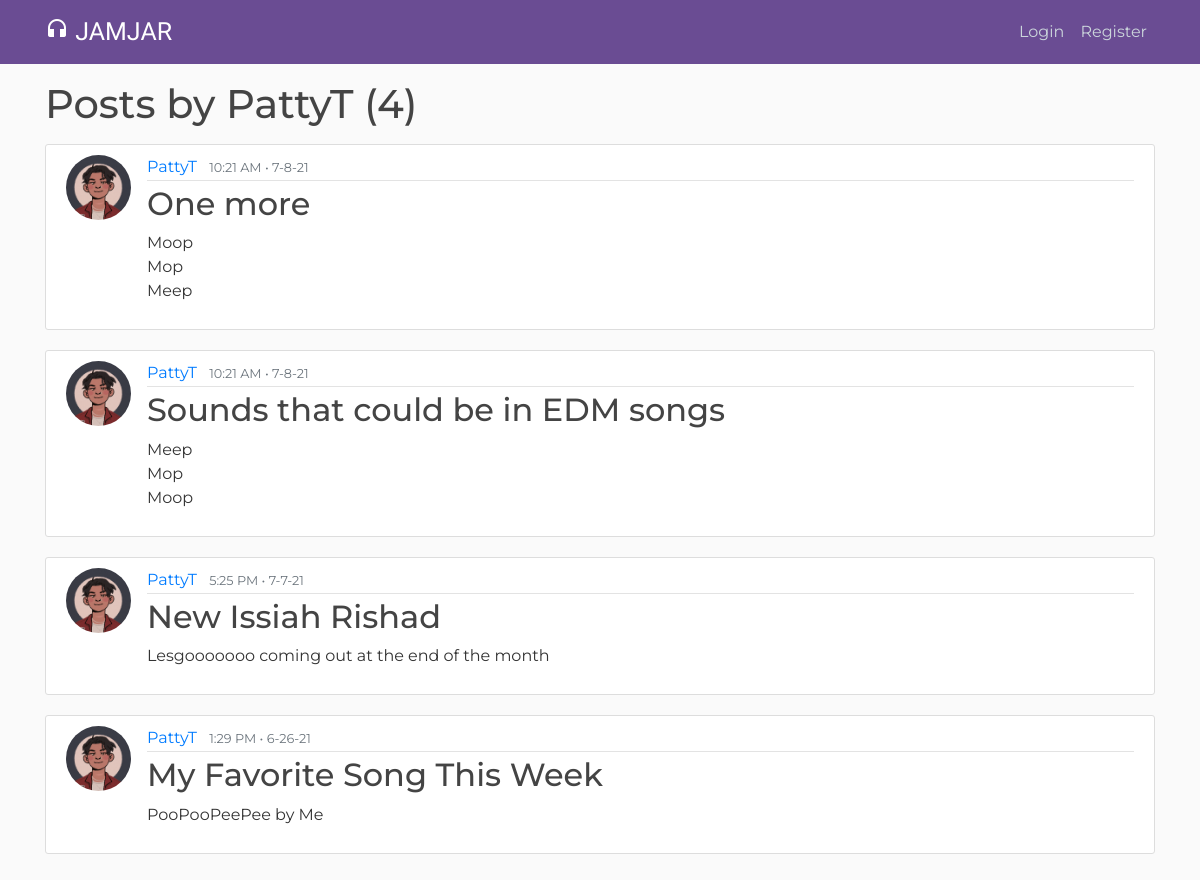
The page /user/PattyT/ on the database its author committed.
### blog/models.py (models this page shows, shortened)
class Post(models.Model):
    title = models.CharField(max_length = 100)
    content = models.TextField()
    date_posted = models.DateTimeField(default=timezone.now)
    author = models.ForeignKey(User, on_delete = models.CASCADE)
    likes = models.IntegerField(default=0)

### users/models.py (models this page shows, shortened)
class Profile(models.Model):
    user = models.OneToOneField(User, on_delete=models.CASCADE)
    image = models.ImageField(default='default.jpg', upload_to='profile_pics')
    location = models.CharField(max_length=50, null=True, blank=True)
    bio = models.TextField(max_length=150, null=True, blank=True)

### blog/views.py (the view)
# urls.py: path('user/<str:username>/', UserListView.as_view(), name = 'user-posts'),
class UserListView(ListView):
    model = Post
    template_name = 'blog/user_posts.html'
    context_object_name = 'posts'
    paginate_by = 5
    def get_queryset(self):
        user = get_object_or_404(User, username=self.kwargs.get('username'))
        return Post.objects.filter(author=user).order_by('-date_posted')

### blog/templates/blog/user_posts.html (shortened to what this page needs)
{% extends "blog/base.html" %}
{% block content %}
    <h1 class = "mb-3">Posts by {{ view.kwargs.username }} ({{ page_obj.paginator.count }})</h1>
    {% for post in posts %}
        <article class="media content-section">
            <img class = "rounded-circle article-img" src = "{{ post.author.profile.image.url }}">
            <div class="media-body">
                <div class="article-metadata">
                    <a class="mr-2" href="{% url 'user-posts' post.author.username %}">{{ post.author }}</a>
                    <small class="text-muted">{{ post.date_posted|date:"g:i A • n-j-y" }}</small>
                </div>
                <h2><a class="article-title" href="{% url 'post-detail' post.id %}">{{ post.title }}</a></h2>
                <p class="article-content">{{ post.content }}</p>
            </div>
        </article>
    {% endfor %}
{% endblock content %}

### blog/static/blog/main.css (style rules this page uses)
body { background: #fafafa; color: #333333; margin-top: 5rem; font-family: 'Montserrat', sans-serif }
h1, h2, h3, h4, h5, h6 { color: #444444; }
.content-section { background: #ffffff; padding: 10px 20px; border: 1px solid #dddddd; border-radius: 3px; margin-bottom: 20px; }
.article-title { color: #444444; }
.article-content { white-space: pre-line; }
.article-img { height: 65px; width: 65px; margin-right: 16px; }
.article-metadata { padding-bottom: 1px; margin-bottom: 4px; border-bottom: 1px solid #e3e3e3 }

### rows shown on the page
Post: author.profile.image (picture), author "PattyT", date_posted "10:21 AM • 7-8-21", title "One more", content "Moop Mop Meep"
Post: author.profile.image (picture), author "PattyT", date_posted "10:21 AM • 7-8-21", title "Sounds that could be in EDM songs", content "Meep Mop Moop"
Post: author.profile.image (picture), author "PattyT", date_posted "5:25 PM • 7-7-21", title "New Issiah Rishad", content "Lesgooooooo coming out at the end of the month"
Post: author.profile.image (picture), author "PattyT", date_posted "1:29 PM • 6-26-21", title "My Favorite Song This Week", content "PooPooPeePee by Me"

### other values the page prints
{{ view.kwargs.username }} "PattyT"
{{ page_obj.paginator.count }} "4"
